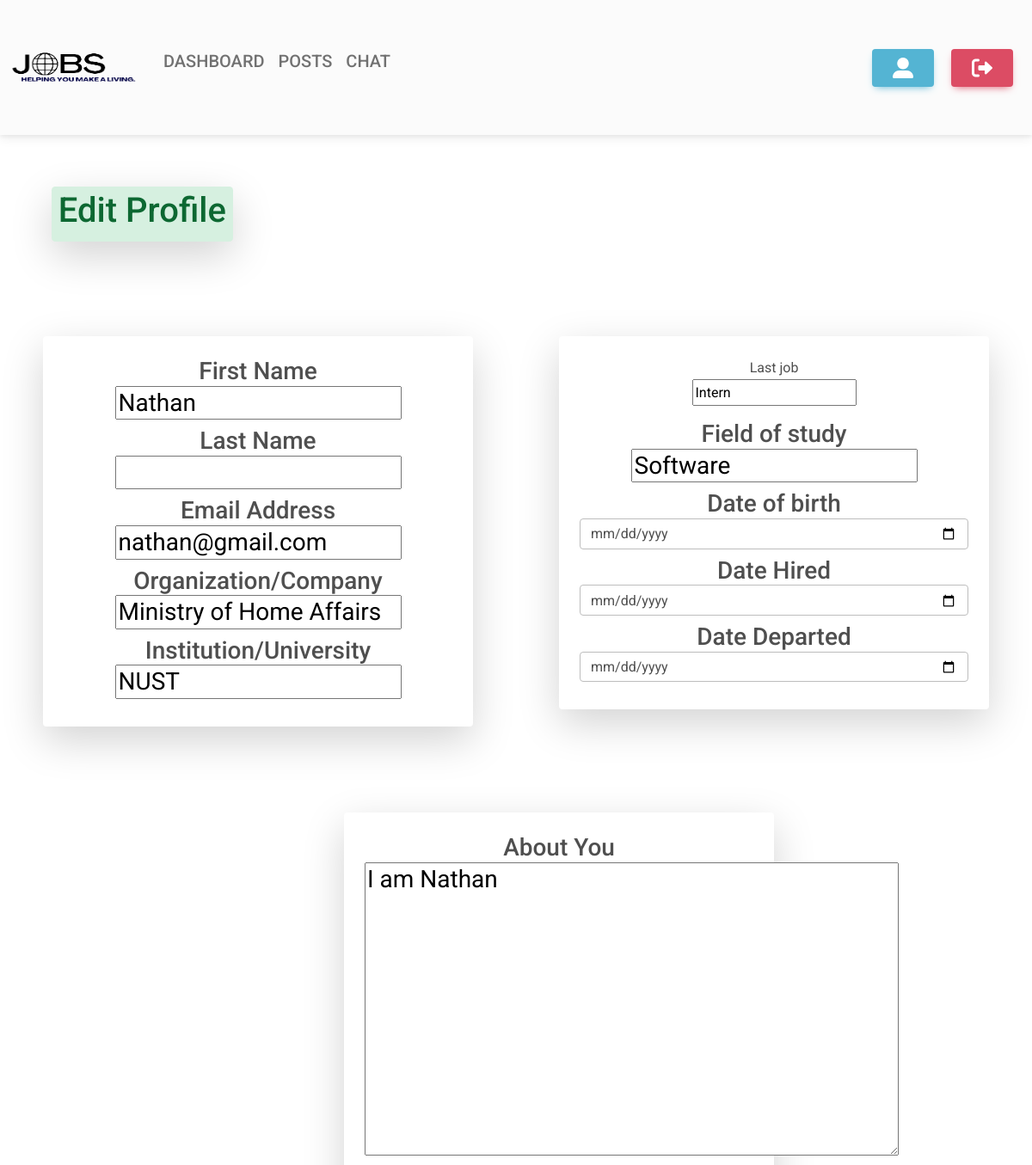
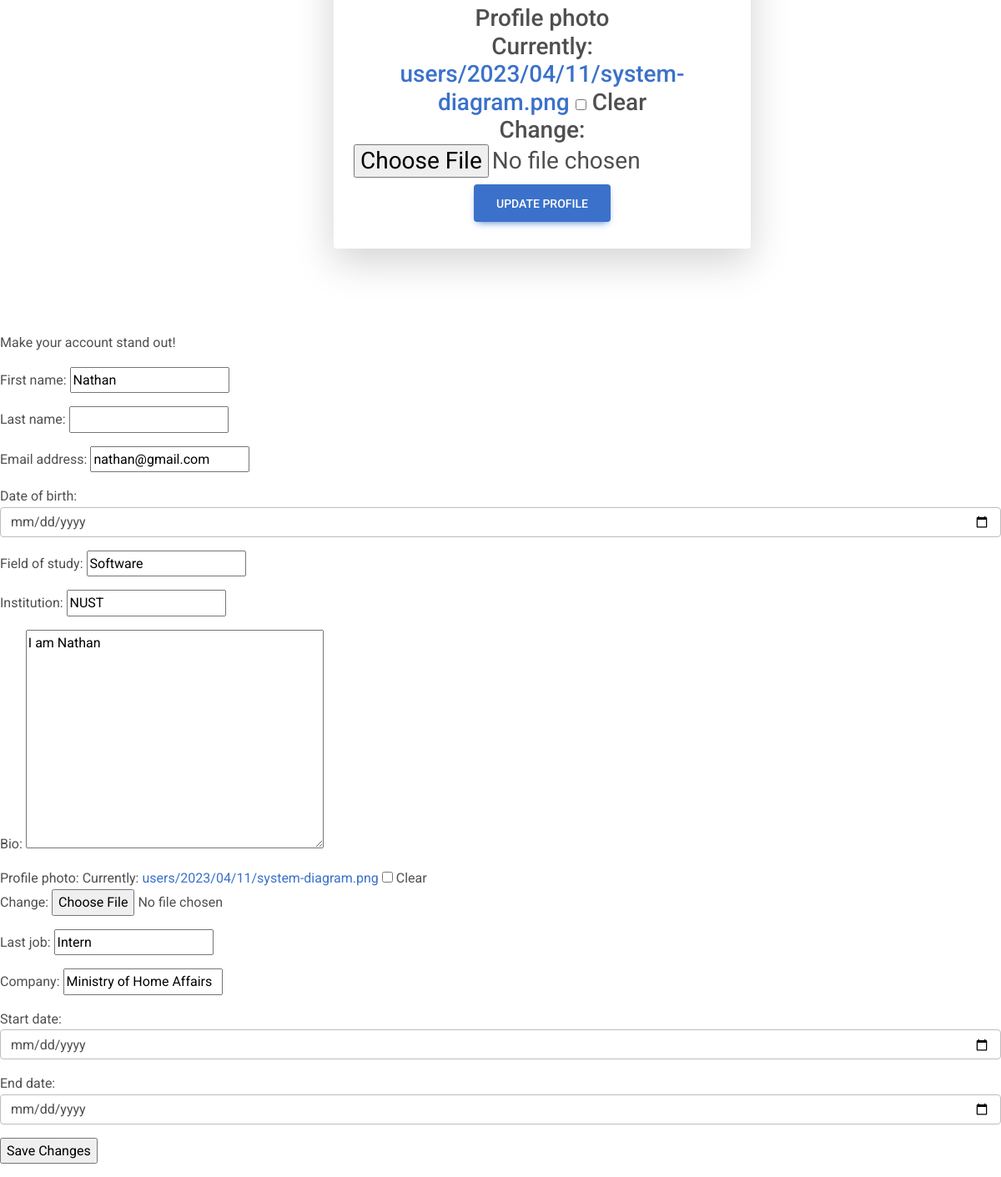
/account/edit-profile/ (signed in), run on the app's committed database (2 pictures, top to bottom).
### accountApp/models.py (models this page shows, shortened)
class Profile(models.Model):
    user = models.OneToOneField(settings.AUTH_USER_MODEL, on_delete=models.CASCADE)
    date_of_birth = models.DateField(blank=True, null=True)
    field_of_study = models.CharField(max_length=250, null=True, blank=True)
    institution = models.CharField(max_length=250, null=True, blank=True)
    bio =  models.TextField(max_length=500,null=True, blank=True)
    profile_photo = models.ImageField(upload_to='users/%Y/%m/%d/', blank=True)
    last_job = models.CharField(max_length=255,null=True, blank=True)
    company = models.CharField(max_length=255,null=True, blank=True)
    start_date = models.DateField(blank=True, null=True)
    end_date = models.DateField(blank=True, null=True)

### accountApp/views.py (the view)
# urls.py: path('edit-profile/', views.edit_user_profile, name="profileEdit"),
@login_required
def edit_user_profile(request):
    if request.method == 'POST':
        user_form = UserEditForm(
            instance=request.user,
            data=request.POST
        )
        profile_form = ProfileEditForm(
            instance=request.user,
            data=request.POST
        )
        if user_form.is_valid() and profile_form.is_valid():
            user_form.save()
            profile_form.save()
    else:
        user_form = UserEditForm(instance=request.user)
        profile_form = ProfileEditForm(instance=request.user.profile)
    return render(request, 'account/edit-profile.html', { 'user_form':user_form,'profile_form':profile_form })

### accountApp/forms.py
class UserEditForm(forms.ModelForm):
    class Meta:
        model = User
        fields = ('first_name', 'last_name', 'email')

class ProfileEditForm(forms.ModelForm):
    class Meta:
        model = Profile
        fields = ('date_of_birth','field_of_study','institution','bio','profile_photo',
                  'last_job', 'company','start_date', 'end_date',
                  )
        widgets = {
            'date_of_birth' : forms.DateInput(
                format=('%m/%d/%Y'),
                attrs= {'class':'form-control', 'placeholder':'Select Date', 'type':'date'}),
            'start_date' : forms.DateInput(
                format=('%m/%d/%Y'),
                attrs= {'class':'form-control', 'placeholder':'Select Date', 'type':'date'}),
            'end_date' : forms.DateInput(
                format=('%m/%d/%Y'),
                attrs= {'class':'form-control', 'placeholder':'Select Date', 'type':'date'}),
        }

### accountApp/templates/account/edit-profile.html (shortened to what this page needs)
{% extends "base.html" %}
{% block content %}
<span class="badge badge-success shadow-lg" style="margin: 60px;" >
    <h1>Edit Profile</h1>
</span>
    <form method="post">
        <div class="d-flex">
            <div class="col-md-6 align-items-center">
                <div class="card shadow-lg text-center rounded" style=" margin: 50px; border-radius: 50px;">
                    <div class="card-body">
                            <h3>
                                First Name<br/>{{ user_form.first_name }}
                            </h3>
                            <h3>
                                Last Name<br/>{{ user_form.last_name }}</h3>
                            <h3 >
                                Email Address<br/>{{  user_form.email }}
                            </h3>
                            <h3>
                                Organization/Company<br/>{{  profile_form.company }}
                            </h3>
                            <h3 >
                                Institution/University<br/>{{  profile_form.institution }}
                            </h3>
                    </div>
                </div>
            </div>
            <div class="col-md-6 align-items-center">
                <div class="card shadow-lg text-center rounded" style=" margin: 50px; border-radius: 50px;">
                    <div class="card-body">
                            <p>
                                {{ profile_form.last_job.label }}<br/>{{  profile_form.last_job }}
                            </p>
                            <h3>
                                {{ profile_form.field_of_study.label }}<br/>{{  profile_form.field_of_study }}
                            </h3>
                            <h3>
                                {{ profile_form.date_of_birth.label }}{{  profile_form.date_of_birth }}
                            </h3>
                            <h3>
                                Date Hired<br/>{{  profile_form.start_date }}
                            </h3>
                            <h3>
                                Date Departed<br/>{{  profile_form.end_date }}
                            </h3>
                    </div>
                </div>
            </div>
        </div>
        <div class="d-flex justify-content-center align-items-center" >
            <div class="col-md-6 align-items-center" style="padding-bottom:100px;" >
                <div class="card shadow-lg text-center rounded" style=" margin-left: 100px; margin-top:50px; border-radius: 50px;">
                    <div class="card-body">
                            <h3>
                                About You<br/>{{ profile_form.bio }}
                            </h3>
                            <h3>
                                {{ profile_form.profile_photo.label }}<br/>{{  profile_form.profile_photo }}
                            </h3>
                            <h3>
                                <button type="submit" class="btn btn-primary btn-lg" >Update Profile</button>
                            </h3>
                    </div>
                </div>
            </div>
        </div>
    </form>
    <p>
        Make your account stand out!
    </p>
    <form method="post">
        {{ user_form.as_p }}
        {{ profile_form.as_p }}
        <p>
            <input type="submit" value="Save Changes">
        </p>
    </form>
{% endblock %}

### accountApp/templates/base.html (shortened to what this page needs)
{% load static %}
<!DOCTYPE html>
<html lang="en">
<head>
    <link href="https://cdn.jsdelivr.net/npm/bootstrap@5.2.0/dist/css/bootstrap.min.css" rel="stylesheet">
</head>
<body>
    {% include 'navbar.html' %}
    <div class="content">
        {% block content %}
        {% endblock %}
    </div>
</body>
</html>

### accountApp/templates/navbar.html (shortened to what this page needs)
{% load static %}
<!DOCTYPE html>
<html lang="en">
<head>
        <link
        href="https://cdnjs.cloudflare.com/ajax/libs/font-awesome/6.0.0/css/all.min.css"
        rel="stylesheet"
        />
        <link
        href="https://cdnjs.cloudflare.com/ajax/libs/mdb-ui-kit/6.1.0/mdb.min.css"
        rel="stylesheet"
        />
</head>
    <body>
        <nav class="navbar navbar-expand-lg navbar-light bg-light">
            <div class="container-fluid">
                <a href="{% url 'dashboard' %}" class="navbar-brand">
                    <img src="{% static 'logos/jobstrans.png' %}" alt="logo" width="150px" height="130px" >
                </a>
                <ul class="navbar-nav me-auto mb-2 mb-lg-0">
                    {% if request.user.is_authenticated %}
                    <li {% if section == "dashboard" %} class="nav-item" {% endif %}>
                        <a class="nav-link h4" href="{% url 'dashboard' %}"><h5>DASHBOARD</h5></a>
                    </li>
                    <li class="nav-item">
                        <a class="nav-link  h4" href="#"><h5>POSTS</h5></a>
                    </li>
                    <li class="nav-item">
                        <a class="nav-link  h4" href="#"><h5>CHAT</h5></a>
                    </li>
                </ul>
                {% endif %}
                <div class="d-flex align-items-center">
                    {% if request.user.is_authenticated %}
                        <a class="btn btn-info px-4 " href="{% url 'profileEdit' %}" target=”_blank” role="button" style="margin: 10px;">
                            <i class="fas fa-user-alt fa-2x"></i>
                        </a>
                        <a class="btn btn-danger px-4" href="{% url 'logout' %}" role="button" style="margin: 10px;">
                            <i class="fas fa-sign-out-alt fa-2x"></i>
                        </a>
                    {% endif %}
                </div>
        </nav>
</body>
</html>

### data on the page
Profile: company "Ministry of Home Affairs", institution "NUST", last_job "Intern", field_of_study "Software", bio "I am Nathan"

### other printed values
{{ profile_form.last_job.label }} "Last job"
{{ profile_form.field_of_study.label }} "Field of study"
{{ profile_form.date_of_birth.label }} "Date of birth"
{{ profile_form.profile_photo.label }} "Profile photo"
